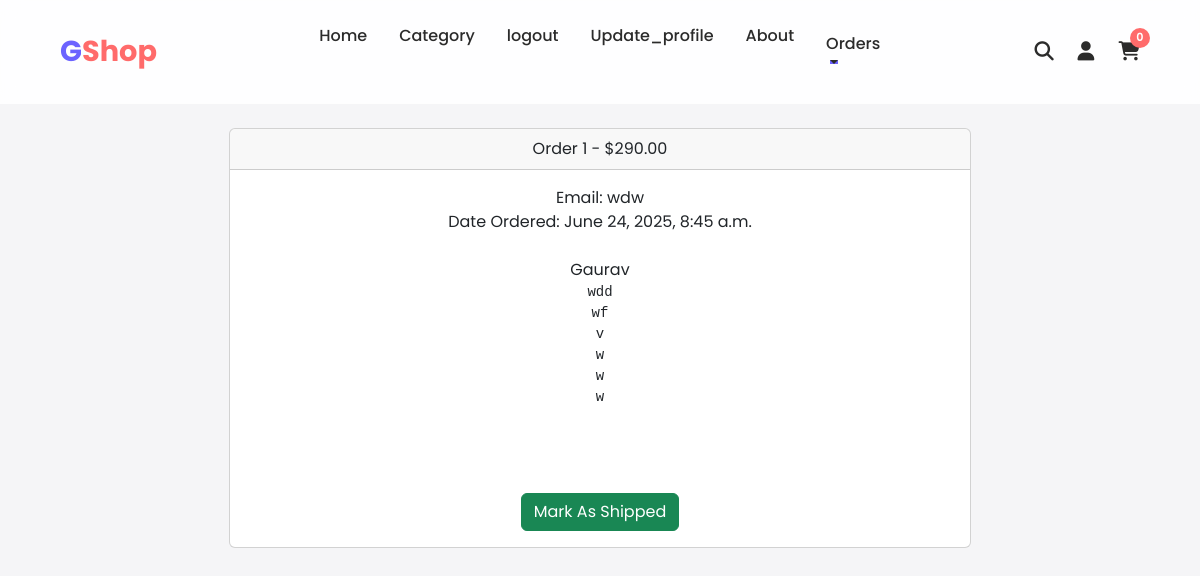
/payment/orders/1 (signed in), run on the app's committed database.
### payment/models.py (models this page shows, shortened)
class Order(models.Model):
	user = models.ForeignKey(User, on_delete=models.CASCADE, null=True, blank=True)
	full_name = models.CharField(max_length=250)
	email = models.EmailField(max_length=250)
	shipping_address = models.TextField(max_length=15000)
	amount_paid = models.DecimalField(max_digits=7, decimal_places=2)
	date_ordered = models.DateTimeField(auto_now_add=True)
	shipped = models.BooleanField(default=False)

### payment/views.py (the view, shortened to what this page needs)
# urls.py: path('orders/<int:pk>', views.orders, name='orders'),
def orders(request, pk):
	if request.user.is_authenticated and request.user.is_superuser:
		order = Order.objects.get(id=pk)
		items = OrderItem.objects.filter(order=pk)
		return render(request, 'payment/orders.html', {"order":order, "items":items})
	else:
		messages.success(request, "Access Denied")
		return redirect('home')

### cart/cart.py (called while the page is built)
	def __len__(self):
		return len(self.cart)

### cart/context_processors.py (called while the page is built)
def cart(request):
	return {'cart': Cart(request)}

### templates/payment/orders.html (shortened to what this page needs)
<!DOCTYPE html>
{% load static %}
<html lang="en">
<head>
    <link href="https://cdn.jsdelivr.net/npm/bootstrap@5.3.7/dist/css/bootstrap.min.css" rel="stylesheet">
</head>
<body>
    {% include 'navbar.html'%}
        <div class="container">
        	<div class="row">
        		<center>
        			<div class="col-8">
        				<br/><br/>
<div class="card">
  <div class="card-header">
    Order {{ order.id}} - ${{order.amount_paid}}
  </div>
  <div class="card-body">
    Email: {{ order.email}}<br/>
    {% if order.date_shipped %}
      Date Shipped: {{ order.date_shipped}}
    {% else %}
     Date Ordered: {{ order.date_ordered}}
    {% endif %}
    <br/><br/>
    {{ order.full_name }}<br/>
    <pre>{{ order.shipping_address }}
    </pre>
     <br/><br/>
    {% if not order.shipped %}
    <form method="POST">
      <button type="Submit" class="btn btn-success">Mark As Shipped</button>
    {% else %}
    <form method="POST">
      {% csrf_token %}
      <input type="hidden" name="shipping_status" value="false">
      <button type="Submit" class="btn btn-danger">Mark As Not Shipped</button>
    </from>
    {% endif %}
  </div>
</div>
<br/>
<br/><br/>
        			</div>
        		</center>
        	</div>
        </div>
</body>
</html>

### static/css/style.css (style rules this page uses)
:root { --primary: #6c63ff; --secondary: #ff6b6b; --dark: #2b2b2b; --light: #f8f9fa; --gray: #6c757d; }
* { margin: 0; padding: 0; box-sizing: border-box; font-family: 'Poppins', sans-serif; }
body { background-color: var(--light); color: var(--dark); overflow-x: hidden; }

### static/css/Product.css (style rules this page uses)
:root { --primary: #6c63ff; --secondary: #ff6b6b; --dark: #2b2b2b; --light: #f8f9fa; --gray: #6c757d; --card-bg: #ffffff; }
* { margin: 0; padding: 0; box-sizing: border-box; font-family: 'Poppins', sans-serif; }
body { background-color: #f5f5f7; color: var(--dark); padding: 2rem; }
.container { max-width: 1400px; margin: 0 auto; }

### data on the page
Order: id "1", amount_paid "290.00", email "wdw", date_ordered "June 24, 2025, 8:45 a.m.", full_name "Gaurav", shipping_address "wdd wf v w w w"

### other printed values
{{ cart|length }} "0"
